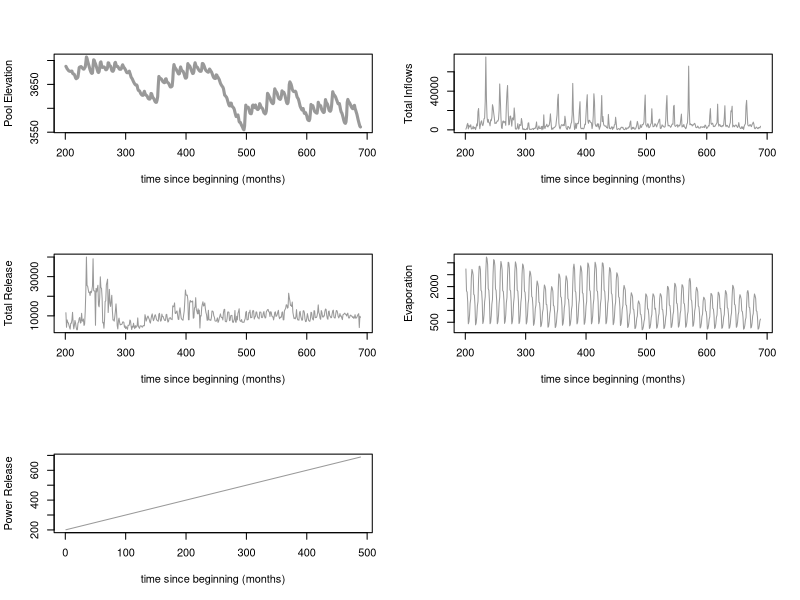

Here is the R script that generated this plot: (Note: this script raises an error after producing the figure.)
## ---- chunk 1
library(lubridate)
library(forecast)


# read and prep -----------------------------------------------------------
dat <- read.csv("Lake_Powel_Inflow_Elevatoin_Outflow_Evap.csv")

# Aggregate by each month (by minimum)
dat$YEAR_MONTH <- paste0(year(mdy(dat$datetime)), "_", month(mdy(dat$datetime)))

dat2 <- aggregate(dat[, 2:6], list(dat$YEAR_MONTH), min)

dat2$YEAR <- as.numeric(sapply(dat2$Group.1, function(x) unlist(strsplit(x, "_"))[1]))
dat2$MONTH <- as.numeric(sapply(dat2$Group.1, function(x) unlist(strsplit(x, "_"))[2]))

dat2$MONTHS_SINCE_BEG <- (dat2$YEAR - 1963) * 12 + (dat2$MONTH - 12)

# order by months since beginning
dat2 <- dat2[order(dat2$MONTHS_SINCE_BEG, decreasing = FALSE), ]

# start from month 200
dat2 <- dat2[dat2$MONTHS_SINCE_BEG > 200, ]


# time series plots -------------------------------------------------------
par(mfrow = c(3, 2))
plot(dat2$MONTHS_SINCE_BEG, dat2$pool.elevation, type =  "l", lty = 1, lwd = 3, col = "gray60",
     xlab = "time since beginning (months)", ylab = "Pool Elevation")

plot(dat2$MONTHS_SINCE_BEG, dat2$total.inflows, type =  "l", lty = 1, col = "gray60",
     xlab = "time since beginning (months)", ylab = "Total Inflows")

plot(dat2$MONTHS_SINCE_BEG, dat2$total.release, type =  "l", lty = 1, col = "gray60",
     xlab = "time since beginning (months)", ylab = "Total Release")

plot(dat2$MONTHS_SINCE_BEG, dat2$evaporation, type =  "l", lty = 1, col = "gray60",
     xlab = "time since beginning (months)", ylab = "Evaporation")

plot(dat2$MONTHS_SINCE_BEG, dat2$power.release, type =  "l", lty = 1, col = "gray60",
     xlab = "time since beginning (months)", ylab = "Power Release")
par(mfrow = c(1, 1))

# 
# # https://a-little-book-of-r-for-time-series.readthedocs.io/en/latest/src/timeseries.html
# library(forecast)
# 
# sensor <- ts(dat2$pool.elevation, frequency = 1, start = 200)
# fit <- auto.arima(sensor)
# fcast <- forecast(fit, h = 100)
# plot(fcast)
# grid()
# 
# fcast

# forecast each predictor -------------------------------------------------
for_plot <- list()
all_fcasts <- list()
for (variable in c("total.inflows", "total.release", "evaporation", "power.release")) {
    tmp <- ts(dat2[, variable], frequency = 1, start = 200)
    fit <- auto.arima(tmp)
    fcast <- forecast(fit, h = 1000)
    for_plot[[variable]]  <- fcast
    fcast <- as.data.frame(fcast)
    all_fcasts[[variable]] <- fcast
}

par(mfrow = c(2, 4))
plot(dat2$MONTHS_SINCE_BEG, dat2$total.inflows, type =  "l", lty = 1, col = "gray60",
     xlab = "time since beginning (months)", ylab = "Total Inflows")

plot(dat2$MONTHS_SINCE_BEG, dat2$total.release, type =  "l", lty = 1, col = "gray60",
     xlab = "time since beginning (months)", ylab = "Total Release")

plot(dat2$MONTHS_SINCE_BEG, dat2$evaporation, type =  "l", lty = 1, col = "gray60",
     xlab = "time since beginning (months)", ylab = "Evaporation")

plot(dat2$MONTHS_SINCE_BEG, dat2$power.release, type =  "l", lty = 1, col = "gray60",
     xlab = "time since beginning (months)", ylab = "Power Release")

plot(for_plot$total.inflows)
plot(for_plot$total.release)
plot(for_plot$evaporation)
plot(for_plot$power.release)
par(mfrow = c(1,1))


# split data --------------------------------------------------------------
library(caret)

# 80% in training - 20% testing split
train_idx <- seq_len(nrow(dat2) * .8)

train_dat <- dat2[train_idx, ]
test_dat <- dat2[-train_idx, ]

# fit RF model ------------------------------------------------------------

# Create control function for training with 10 folds. search method is grid.
control <- trainControl(method = "cv", 
                        number = 10, 
                        search = "grid")

# Create tunegrid with 15 values from 1:15 for mtry to tunning model. Our train function will change number of entry variable at each split according to tunegrid. 
tunegrid <- expand.grid(.mtry = (1:15)) 

rf_gridsearch <- train(pool.elevation ~ MONTHS_SINCE_BEG + total.inflows + total.release + evaporation + power.release,
                       data = train_dat,
                       method = "rf",
                       metric = "RMSE",
                       trControl = control,
                       tuneGrid = tunegrid)
print(rf_gridsearch)

predictions <- predict(rf_gridsearch, newdata = test_dat)

MSE_test <- sum((test_dat$pool.elevation - predictions)^2) / nrow(test_dat)
(RMSE <- sqrt(MSE_test))

plot(dat2$MONTHS_SINCE_BEG, dat2$pool.elevation, type =  "l", lty = 1, lwd = 1.5,
     xlab = "time since beginning (months)", ylab = "Pool Elevation", ylim = c(3400, 3750))
lines(test_dat$MONTHS_SINCE_BEG, predictions, col = "red", lwd = 3)
abline(h = 3500, col = "blue")


# forecast pool elevation
all_predictions <- c()
for (t in rownames(all_fcasts$total.inflows)) {
    tmp <- predict(rf_gridsearch,
                   newdata = data.frame(MONTHS_SINCE_BEG = as.numeric(t), 
                                        total.inflows = all_fcasts$total.inflows[t, "Point Forecast"],
                                        total.release = all_fcasts$total.release[t, "Point Forecast"],
                                        evaporation = all_fcasts$evaporation[t, "Point Forecast"],
                                        power.release = all_fcasts$power.release[t, "Point Forecast"]))
    
    all_predictions <- c(all_predictions, tmp)
}

names(all_predictions) <- rownames(all_fcasts$total.inflows)




plot(dat2$MONTHS_SINCE_BEG, dat2$pool.elevation, type =  "l", lty = 1, lwd = 1.5,
     xlab = "time since beginning (months)", ylab = "Pool Elevation", ylim = c(3400, 3750), 
     xlim = c(200, max(as.numeric(rownames(all_fcasts$total.inflows)))))
lines(as.numeric(names(all_predictions)), all_predictions, col = "red", lwd = 3)

# fit kNN model -----------------------------------------------------------

# Create control function for training with 10 folds. search method is grid.
control <- trainControl(method = "cv", 
                        number = 10, 
                        search = "grid")

knn_model <- train(pool.elevation ~ MONTHS_SINCE_BEG + total.inflows + total.release + evaporation + power.release,
                       data = train_dat,
                       method = "knn",
                       metric = "RMSE",
                       trControl = control)
print(knn_model)

predictions <- predict(knn_model, newdata = test_dat)

MSE_test <- sum((test_dat$pool.elevation - predictions)^2) / nrow(test_dat)
(RMSE <- sqrt(MSE_test))

plot(dat2$MONTHS_SINCE_BEG, dat2$pool.elevation, type =  "l", lty = 1, lwd = 1.5,
     xlab = "time since beginning (months)", ylab = "Pool Elevation", ylim = c(3400, 3750))
lines(test_dat$MONTHS_SINCE_BEG, predictions, col = "red", lwd = 3)
abline(h = 3500, col = "blue")



all_predictions <- c()
for (t in rownames(all_fcasts$total.inflows)) {
    tmp <- predict(knn_model,
                   newdata = data.frame(MONTHS_SINCE_BEG = as.numeric(t), 
                                        total.inflows = all_fcasts$total.inflows[t, "Point Forecast"],
                                        total.release = all_fcasts$total.release[t, "Point Forecast"],
                                        evaporation = all_fcasts$evaporation[t, "Point Forecast"],
                                        power.release = all_fcasts$power.release[t, "Point Forecast"]))
    
    all_predictions <- c(all_predictions, tmp)
}


names(all_predictions) <- rownames(all_fcasts$total.inflows)


plot(dat2$MONTHS_SINCE_BEG, dat2$pool.elevation, type =  "l", lty = 1, lwd = 1.5,
     xlab = "time since beginning (months)", ylab = "Pool Elevation", ylim = c(3400, 3750), xlim = c(200, 1000))
lines(as.numeric(names(all_predictions)), all_predictions, col = "red", lwd = 3)


# fit Lasso model ---------------------------------------------------------

# Create control function for training with 10 folds. search method is grid.
control <- trainControl(method = "cv", 
                        number = 10, 
                        search = "grid")

lambda <- 10^seq(-3, 3, length = 100)
lasso_model <- train(pool.elevation ~ MONTHS_SINCE_BEG + total.inflows + total.release + evaporation + power.release,
                   data = train_dat,
                   method = "glmnet",
                   metric = "RMSE",
                   trControl = control,
                   tuneGrid = expand.grid(alpha = 1, lambda = lambda))

print(lasso_model)

predictions <- predict(lasso_model, newdata = test_dat)

MSE_test <- sum((test_dat$pool.elevation - predictions)^2) / nrow(test_dat)
(RMSE <- sqrt(MSE_test))

plot(dat2$MONTHS_SINCE_BEG, dat2$pool.elevation, type =  "l", lty = 1, lwd = 1.5,
     xlab = "time since beginning (months)", ylab = "Pool Elevation", ylim = c(3400, 3750))
lines(test_dat$MONTHS_SINCE_BEG, predictions, col = "red", lwd = 3)
abline(h = 3500, col = "blue")


# forecast pool elevation
all_predictions <- c()
for (t in rownames(all_fcasts$total.inflows)) {
    tmp <- predict(lasso_model,
                   newdata = data.frame(MONTHS_SINCE_BEG = as.numeric(t), 
                                        total.inflows = all_fcasts$total.inflows[t, "Point Forecast"],
                                        total.release = all_fcasts$total.release[t, "Point Forecast"],
                                        evaporation = all_fcasts$evaporation[t, "Point Forecast"],
                                        power.release = all_fcasts$power.release[t, "Point Forecast"]))
    
    all_predictions <- c(all_predictions, tmp)
}


names(all_predictions) <- rownames(all_fcasts$total.inflows)


plot(dat2$MONTHS_SINCE_BEG, dat2$pool.elevation, type =  "l", lty = 1, lwd = 1.5,
     xlab = "time since beginning (months)", ylab = "Pool Elevation", ylim = c(3400, 3750), xlim = c(200, max(as.numeric(rownames(all_fcasts$total.inflows)))))
lines(as.numeric(names(all_predictions)), all_predictions, col = "red", lwd = 3)
abline(h = 3500, col = "blue")

